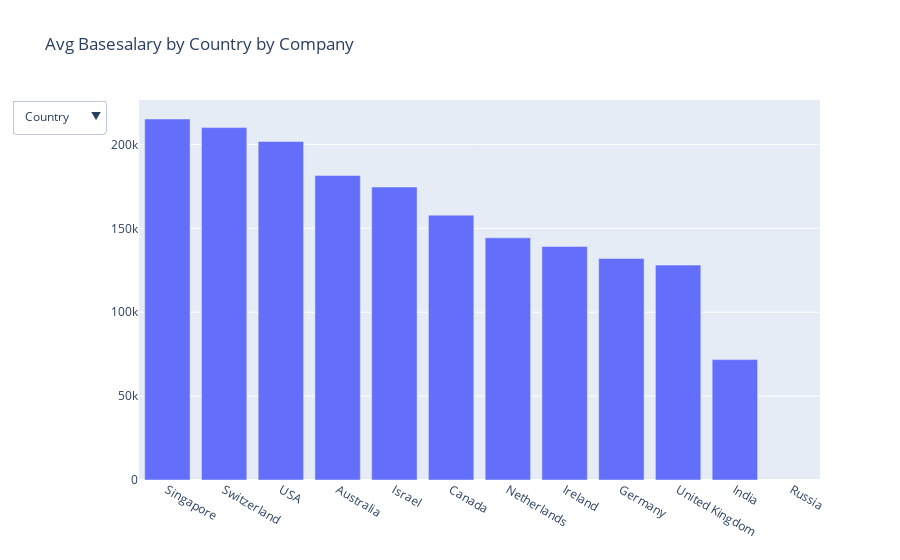

The cell this chart's notebook holds for it:
### Code cell
#Template code for creating a boxplot with dropdown option in output

fig_SG_vs_overseas = go.Figure()

fig_SG_vs_overseas.add_trace(go.Bar(x = SG_vs_overseas_11['Country'], y = SG_vs_overseas_11[SG_vs_overseas_11.columns[1]]))

updatemenu = []
buttons = []

for col in SG_vs_overseas_11.columns:
    buttons.append(dict(method='restyle',
                        label=col,
                        visible=True,
                        args=[{'y':[SG_vs_overseas_11[col]],
                               'x':[SG_vs_overseas_11['Country']],
                               'type':'bar'}, [0]],
                        )
                  )

# some adjustments to the updatemenus
updatemenu = []
your_menu = dict()
updatemenu.append(your_menu)

updatemenu[0]['buttons'] = buttons
updatemenu[0]['direction'] = 'down'
updatemenu[0]['showactive'] = True

# add dropdown menus to the figure
fig_SG_vs_overseas.update_layout(showlegend=False, updatemenus=updatemenu, title = 'Avg Basesalary by Country by Company', barmode = 'stack', xaxis = {'categoryorder': 'total descending'})

fig_SG_vs_overseas.show()

### Figure 1 — Plotly figure (JSON) as saved in the notebook; plotly's stock layout.template omitted (floating-point values rounded to 4 significant figures)
{"data": [{"type": "bar", "x": ["Australia", "Canada", "Germany", "India", "Ireland", "Israel", "Netherlands", "Russia", "Singapore", "Switzerland", "USA", "United Kingdom"], "y": [181500.0, 157800.0, 132000.0, 71750.0, 139200.0, 174600, 144300.0, null, 215100.0, 210000, 201700.0, 128100.0]}], "layout": {"barmode": "stack", "showlegend": false, "title": {"text": "Avg Basesalary by Country by Company"}, "updatemenus": [{"buttons": [{"args": [{"type": "bar", "x": [["Australia", "Canada", "Germany", "India", "Ireland", "Israel", "Netherlands", "Russia", "Singapore", "Switzerland", "USA", "United Kingdom"]], "y": [["Australia", "Canada", "Germany", "India", "Ireland", "Israel", "Netherlands", "Russia", "Singapore", "Switzerland", "USA", "United Kingdom"]]}, [0]], "label": "Country", "method": "restyle", "visible": true}, {"args": [{"type": "bar", "x": [["Australia", "Canada", "Germany", "India", "Ireland", "Israel", "Netherlands", "Russia", "Singapore", "Switzerland", "USA", "United Kingdom"]], "y": [[181500.0, 157800.0, 132000.0, 71750.0, 139200.0, 174600, 144300.0, null, 215100.0, 210000, 201700.0, 128100.0]]}, [0]], "label": "Amazon", "method": "restyle", "visible": true}, {"args": [{"type": "bar", "x": [["Australia", "Canada", "Germany", "India", "Ireland", "Israel", "Netherlands", "Russia", "Singapore", "Switzerland", "USA", "United Kingdom"]], "y": [[162500.0, 156200.0, 156800.0, 64530.0, 151300.0, 205400.0, 100100, null, 181600.0, 245200.0, 224600.0, 163800.0]]}, [0]], "label": "Google", "method": "restyle", "visible": true}, {"args": [{"type": "bar", "x": [["Australia", "Canada", "Germany", "India", "Ireland", "Israel", "Netherlands", "Russia", "Singapore", "Switzerland", "USA", "United Kingdom"]], "y": [[171500, 133600.0, 122000, 58450, 101400, 192400.0, null, 49000, 56000, 248700.0, 198100.0, 143700.0]]}, [0]], "label": "IBM", "method": "restyle", "visible": true}, {"args": [{"type": "bar", "x": [["Australia", "Canada", "Germany", "India", "Ireland", "Israel", "Netherlands", "Russia", "Singapore", "Switzerland", "USA", "United Kingdom"]], "y": [[156200.0, 142800.0, 150400, 61620.0, 145200.0, 183200.0, 175000, 82600, 214550, 214550, 211900.0, 167400.0]]}, [0]], "label": "Microsoft", "method": "restyle", "visible": true}, {"args": [{"type": "bar", "x": [["Australia", "Canada", "Germany", "India", "Ireland", "Israel", "Netherlands", "Russia", "Singapore", "Switzerland", "USA", "United Kingdom"]], "y": [[206500, 135200.0, 109200.0, 50820.0, 65100, 147700, null, 91700, 196000, 126000, 199000.0, 181300]]}, [0]], "label": "SAP", "method": "restyle", "visible": true}], "direction": "down", "showactive": true}], "xaxis": {"categoryorder": "total descending"}}}
